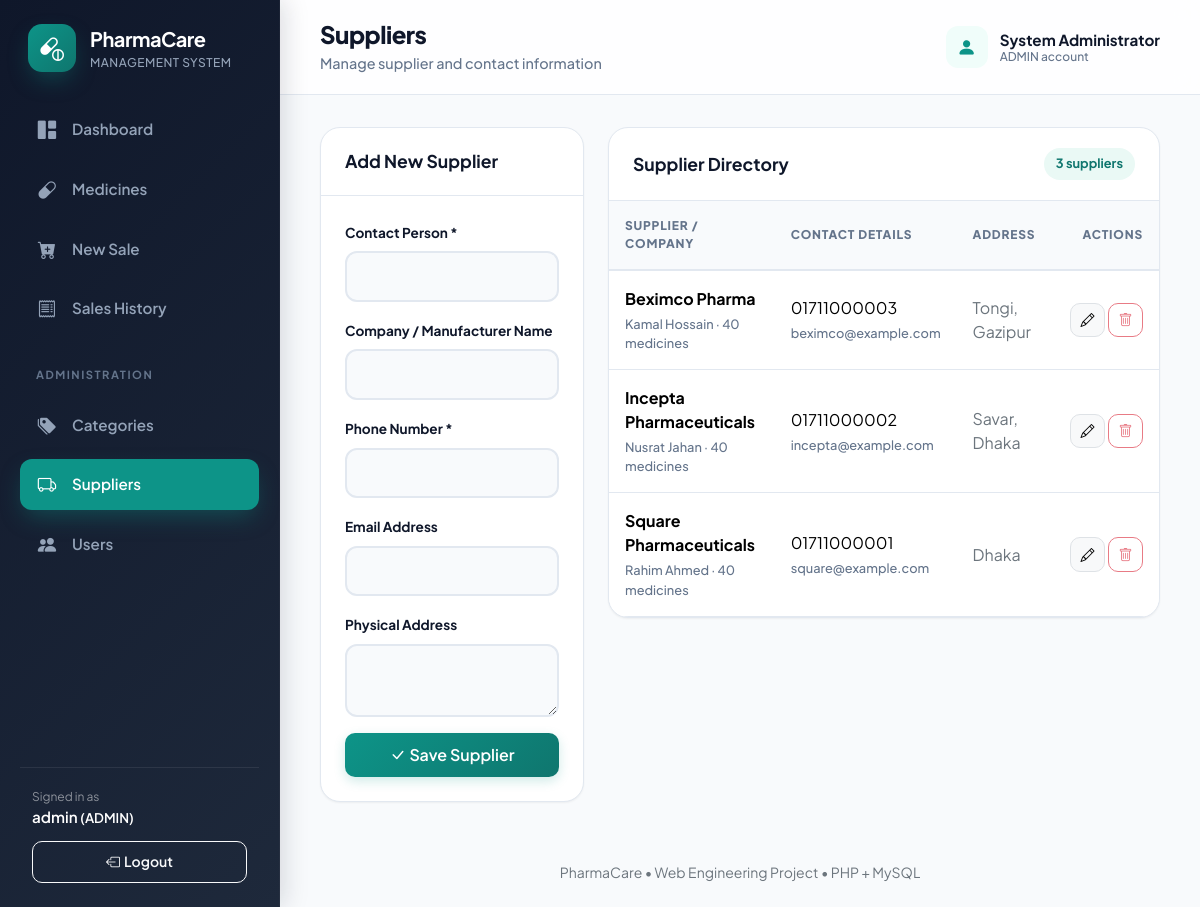
Page /index.php?page=suppliers (signed in) on the committed database.
### tables this page shows
CREATE TABLE IF NOT EXISTS app_users (
 id BIGINT UNSIGNED NOT NULL AUTO_INCREMENT PRIMARY KEY,
 full_name VARCHAR(80) NOT NULL,
 username VARCHAR(50) NOT NULL UNIQUE,
 email VARCHAR(120) NULL UNIQUE,
 phone VARCHAR(30) NULL,
 address VARCHAR(255) NULL,
 password VARCHAR(255) NOT NULL,
 role ENUM('ADMIN','STAFF','CUSTOMER') NOT NULL DEFAULT 'CUSTOMER',
 enabled TINYINT(1) NOT NULL DEFAULT 1,
 created_at DATETIME NOT NULL DEFAULT CURRENT_TIMESTAMP
);

CREATE TABLE IF NOT EXISTS suppliers (
 id BIGINT UNSIGNED NOT NULL AUTO_INCREMENT PRIMARY KEY,
 name VARCHAR(100) NOT NULL,
 company_name VARCHAR(120) NULL,
 phone VARCHAR(30) NOT NULL,
 email VARCHAR(120) NULL,
 address VARCHAR(255) NULL
);

### index.php (called while the page is built, shortened)
<?php
require __DIR__ . '/includes/bootstrap.php';
$page = (string)($_GET['page'] ?? 'dashboard');
require_login();
require __DIR__ . '/includes/header.php';
include __DIR__ . '/pages/' . $page . '.php';
require __DIR__ . '/includes/footer.php';

### includes/functions.php (called while the page is built, shortened)
<?php
function e(mixed $value): string { return htmlspecialchars((string)($value ?? ''), ENT_QUOTES | ENT_SUBSTITUTE, 'UTF-8'); }
function url(string $page = 'dashboard', array $params = []): string { return 'index.php?' . http_build_query(['page' => $page] + $params); }
function fetch_all(string $sql, array $params = []): array { $stmt = db()->prepare($sql); $stmt->execute($params); return $stmt->fetchAll(); }
function fetch_one(string $sql, array $params = []): ?array { $stmt = db()->prepare($sql); $stmt->execute($params); $data = $stmt->fetch(); return $data ?: null; }
function user(): ?array { return $_SESSION['user'] ?? null; }
function require_login(): void {
    static $verified = false;
    if ($verified) return;
    $row = fetch_one('SELECT id,full_name,username,role,enabled FROM app_users WHERE id=?', [user()['id']]);
}
function page_title(string $page): string { return [
    'dashboard' => 'Dashboard', 'medicines' => 'Medicine Inventory', 'medicine_form' => 'Medicine Details',
    'sales' => 'Sales History', 'sale_form' => 'Create New Sale', 'invoice' => 'Sales Invoice',
    'categories' => 'Medicine Categories', 'suppliers' => 'Suppliers', 'users' => 'User Management'
][$page] ?? 'PharmaCare'; }

### includes/bootstrap.php (called while the page is built, shortened)
<?php
$config = require dirname(__DIR__) . '/config.php';
require_once __DIR__ . '/functions.php';
function db(): PDO
{
    static $pdo = null;
    if ($pdo === null) {
        global $config;
        $dsn = 'mysql:host=' . $config['db_host'] . ';port=' . (int)($config['db_port'] ?? 3306) . ';dbname=' . $config['db_name'] . ';charset=utf8mb4';
        try {
            $pdo = new PDO($dsn, (string)$config['db_user'], (string)$config['db_pass'], [
                PDO::ATTR_ERRMODE => PDO::ERRMODE_EXCEPTION,
                PDO::ATTR_DEFAULT_FETCH_MODE => PDO::FETCH_ASSOC,
                PDO::ATTR_EMULATE_PREPARES => false,
            ]);
            $pdo->exec("SET time_zone = '+06:00'");
        } catch (PDOException $e) {
            http_response_code(500);
            die("
            <!doctype html>
            <html lang='en'>
            <head>
                <meta charset='utf-8'>
                <title>Database Connection Issue | PharmaCare</title>
                <style>
                    body { font-family: -apple-system, BlinkMacSystemFont, 'Segoe UI', Roboto, Helvetica, Arial, sans-serif; background: #f8fafc; color: #1e293b; padding: 40px 20px; }
                    .card { max-width: 600px; margin: 0 auto; background: #ffffff; border-radius: 12px; border: 1px solid #e2e8f0; padding: 32px; box-shadow: 0 4px 6px -1px rgba(0,0,0,0.05); }
                    h2 { color: #dc2626; margin-top: 0; font-size: 20px; }
                    .alert { background: #fef2f2; border: 1px solid #fee2e2; color: #991b1b; padding: 12px 16px; border-radius: 8px; font-size: 14px; margin-bottom: 20px; }
                    ul { padding-left: 20px; font-size: 14px; line-height: 1.6; }
                    code { background: #f1f5f9; padding: 2px 6px; border-radius: 4px; font-family: monospace; color: #0f172a; }
                </style>
            </head>
            <body>
                <div class='card'>
                    <h2>Database Connection Failed</h2>
                    <div class='alert'>" . htmlspecialchars($e->getMessage(), ENT_QUOTES, 'UTF-8') . "</div>
                    <p>Please check your <code>config.php</code> credentials:</p>
                    <ul>
                        <li><strong>Host:</strong> <code>" . htmlspecialchars((string)($config['db_host'] ?? ''), ENT_QUOTES, 'UTF-8') . "</code></li>
                        <li><strong>Database:</strong> <code>" . htmlspecialchars((string)($config['db_name'] ?? ''), ENT_QUOTES, 'UTF-8') . "</code></li>
                        <li><strong>User:</strong> <code>" . htmlspecialchars((string)($config['db_user'] ?? ''), ENT_QUOTES, 'UTF-8') . "</code></li>
                    </ul>
                    <p style='font-size: 13px; color: #64748b;'>Make sure your database is created in InfinityFree cPanel and <code>infinityfree_import.sql</code> has been imported.</p>
                </div>
            </body>
            </html>
            ");
        }
    }
    return $pdo;
}

### pages/suppliers.php (the view, shortened to what this page needs)
<?php
$id = (int)($_GET['edit'] ?? 0);
$edit = $id ? fetch_one('SELECT * FROM suppliers WHERE id = ?', [$id]) : null;
$suppliers = fetch_all('SELECT s.*, (SELECT COUNT(*) FROM medicines m WHERE m.supplier_id = s.id) AS medicines_count FROM suppliers s ORDER BY s.name');
?>
<div class="row g-4">
    <div class="col-xl-4">
        <div class="card">
            <div class="card-header">
                <strong><?= $edit ? 'Edit Supplier' : 'Add New Supplier' ?></strong>
            </div>
            <div class="card-body">
                <form action="actions.php" method="post">
                    <div class="mb-3">
                        <label class="form-label" for="sup_name">Contact Person *</label>
                        <input type="text" id="sup_name" name="name" maxlength="100" class="form-control" value="<?= e($edit['name'] ?? '') ?>" required>
                    </div>
                    <div class="mb-3">
                        <label class="form-label" for="sup_company">Company / Manufacturer Name</label>
                        <input type="text" id="sup_company" name="company_name" maxlength="120" class="form-control" value="<?= e($edit['company_name'] ?? '') ?>">
                    </div>
                    <div class="mb-3">
                        <label class="form-label" for="sup_phone">Phone Number *</label>
                        <input type="tel" id="sup_phone" name="phone" maxlength="30" class="form-control" value="<?= e($edit['phone'] ?? '') ?>" required>
                    </div>
                    <div class="mb-3">
                        <label class="form-label" for="sup_email">Email Address</label>
                        <input type="email" id="sup_email" name="email" maxlength="120" class="form-control" value="<?= e($edit['email'] ?? '') ?>">
                    </div>
                    <div class="mb-3">
                        <label class="form-label" for="sup_address">Physical Address</label>
                        <textarea class="form-control" rows="2" id="sup_address" maxlength="255" name="address"><?= e($edit['address'] ?? '') ?></textarea>
                    </div>
                    <div class="d-flex gap-2">
                        <button class="btn btn-primary flex-grow-1" type="submit">
                            <i class="bi bi-check-lg me-1"></i>Save Supplier
                        </button>
                    </div>
                </form>
            </div>
        </div>
    </div>
    <div class="col-xl-8">
        <div class="card">
            <div class="card-header d-flex justify-content-between align-items-center">
                <strong>Supplier Directory</strong>
                <span class="data-meta"><?= count($suppliers) ?> suppliers</span>
            </div>
            <div class="table-responsive">
                <table class="table table-hover">
                    <thead>
                        <tr>
                            <th>Supplier / Company</th>
                            <th>Contact Details</th>
                            <th>Address</th>
                            <th class="text-end">Actions</th>
                        </tr>
                    </thead>
                    <tbody>
                        <?php foreach ($suppliers as $s): ?>
                            <tr>
                                <td>
                                    <strong><?= e($s['company_name'] ?: $s['name']) ?></strong>
                                    <span class="subtext"><?= e($s['name']) ?> &middot; <?= e((string)$s['medicines_count']) ?> medicines</span>
                                </td>
                                <td>
                                    <?= e($s['phone']) ?>
                                    <span class="subtext"><?= e($s['email'] ?: 'No email') ?></span>
                                </td>
                                <td class="text-secondary"><?= e($s['address'] ?? '—') ?></td>
                                <td class="text-end text-nowrap">
                                    <a href="<?= e(url('suppliers', ['edit' => $s['id']])) ?>" class="btn btn-sm btn-light border" title="Edit">
                                        <i class="bi bi-pencil"></i>
                                    </a>
                                    <form class="d-inline" action="actions.php" method="post">
                                        <button class="btn btn-sm btn-outline-danger"
                                                data-confirm="Delete supplier '<?= e($s['name']) ?>'?"
                                                title="Delete"
                                                <?= $s['medicines_count'] ? 'disabled title="Cannot delete: attached to active medicines"' : '' ?>>
                                            <i class="bi bi-trash"></i>
                                        </button>
                                    </form>
                                </td>
                            </tr>
                        <?php endforeach; ?>
                    </tbody>
                </table>
            </div>
        </div>
    </div>
</div>

### includes/header.php (shortened to what this page needs)
<?php
$active = match($page) { 'medicine_form'=>'medicines','invoice'=>'sales','sale_form'=>'sale_form',default=>$page };
$heading = page_title($page);
$subtitles = [
 'dashboard' => 'Current pharmacy stock and sales overview',
 'medicines' => 'Search stock, prices, batch and expiry information',
 'medicine_form' => 'Enter medicine, stock, price and expiry details',
 'sale_form' => 'Select medicines and generate an invoice',
 'sales' => 'Review completed sales and print invoices',
 'invoice' => 'Printable receipt for the completed sale',
 'categories' => 'Organize medicines into searchable groups',
 'suppliers' => 'Manage supplier and contact information',
 'users' => 'Create staff accounts and control access',
];
$links = [
 ['dashboard','grid-1x2-fill','Dashboard','dashboard'],
 ['medicines','capsule','Medicines','medicines'],
 ['sale_form','cart-plus-fill','New Sale','sale_form'],
 ['sales','receipt','Sales History','sales'],
];
if (is_admin()) {
 $links[] = ['section', '', 'Administration', ''];
 $links[] = ['categories', 'tags-fill','Categories','categories'];
 $links[] = ['suppliers','truck','Suppliers','suppliers'];
 $links[] = ['users','people-fill','Users','users'];
}
?>
<!doctype html><html lang="en"><head>
<link href="https://cdn.jsdelivr.net/npm/bootstrap@5.3.3/dist/css/bootstrap.min.css" rel="stylesheet">
<link href="https://cdn.jsdelivr.net/npm/bootstrap-icons@1.11.3/font/bootstrap-icons.min.css" rel="stylesheet">
<link rel="stylesheet" href="assets/css/app.css"></head><body>
<aside class="app-sidebar">
 <a class="brand" href="<?=e(url('dashboard'))?>"><span class="brand-mark"><i class="bi bi-capsule-pill"></i></span><span><strong>PharmaCare</strong><small>Management System</small></span></a>
 <nav class="sidebar-nav">
 <?php foreach ($links as [$dest, $icon, $label, $selected]): ?>
 <?php if ($dest === 'section'): ?><div class="nav-section"><?=e($label)?></div>
 <?php else: ?><a class="<?=($active === $selected ? 'active' : '')?>" href="<?=e(url($dest))?>"><i class="bi bi-<?=e($icon)?>"></i><span><?=e($label)?></span></a><?php endif; ?>
 <?php endforeach; ?>
 </nav>
 <div class="sidebar-footer"><div class="small text-white-50">Signed in as</div><div class="fw-semibold text-white text-truncate"><?=e(user()['username'])?> <small>(<?=e(user()['role'])?>)</small></div>
 <form method="post" action="actions.php"><input type="hidden" name="action" value="logout"><?=csrf_field()?><button class="btn btn-sm btn-outline-light w-100" type="submit"><i class="bi bi-box-arrow-left me-1"></i><span>Logout</span></button></form></div>
</aside>
<div class="app-main">
 <header class="app-topbar"><div class="d-flex align-items-center gap-3"><button type="button" class="btn btn-light d-sm-none" id="mobileMenuBtn" aria-label="Open menu"><i class="bi bi-list fs-5"></i></button><div><h1><?=e($heading)?></h1><p><?=e($subtitles[$page]??'PharmaCare Management System')?></p></div></div><div class="topbar-user"><span class="avatar"><i class="bi bi-person-fill"></i></span><span><strong><?=e(user()['full_name'])?></strong><small><?=e(user()['role'])?> account</small></span></div></header>
 <main class="content">

### rows in the picture
app_users: username "admin", role "ADMIN", full_name "System Administrator"
suppliers: company_name "Beximco Pharma", name "Kamal Hossain", medicines_count "40", phone "01711000003", email "beximco@example.com", address "Tongi, Gazipur"
suppliers: company_name "Incepta Pharmaceuticals", name "Nusrat Jahan", medicines_count "40", phone "01711000002", email "incepta@example.com", address "Savar, Dhaka"
suppliers: company_name "Square Pharmaceuticals", name "Rahim Ahmed", medicines_count "40", phone "01711000001", email "square@example.com", address "Dhaka"

### other values in the picture
$label "Dashboard"
$label "Medicines"
$label "New Sale"
$label "Sales History"
$label "ADMINISTRATION"
$label "Categories"
$label "Suppliers"
$label "Users"
$heading "Suppliers"
$subtitles[$page] "Manage supplier and contact information"
count($suppliers) "3"
